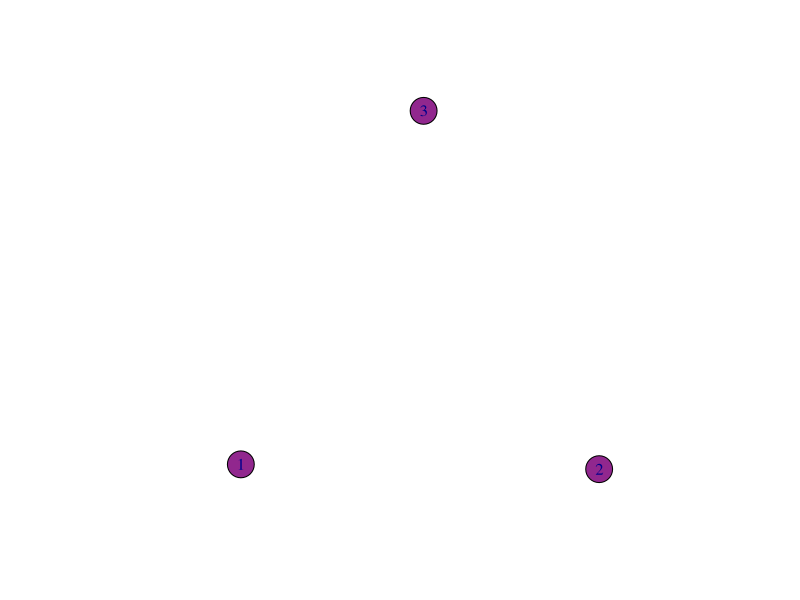

The R source for this figure:
#install.packages("igraph")
library(igraph)

scale_free <- function(n,k,q)
{
  igraph  <- make_empty_graph(directed = FALSE)
 
  igraph <- add_vertices(igraph,k, color =  rgb(146/256,39/256,143/256))
  
  plot(igraph)
}



n <- 100
k <- 3
q <- 2

scale_free(n,k,q)